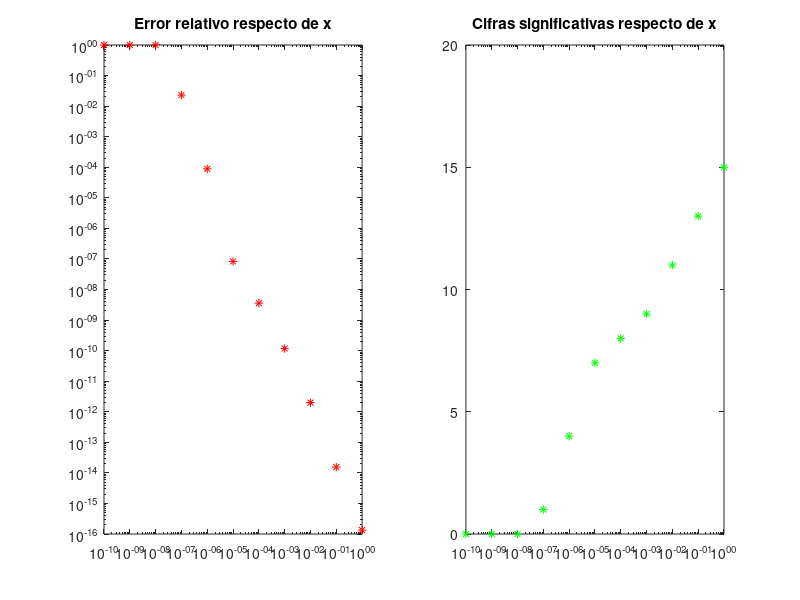

The MATLAB source for this figure:
clear;
clc;

%Representacion en coma flotante. Error relativo

    %Ejercicio 0
    
        %1.
%valor aprox de pi/4 sumando 100 primeros terminos de la serie
n = 0:99;               %100 primeros terminos
D = (-1).^ n;           %Dividendo
d = (2 .* n) + 1;       %divisor
x = D ./ d;             %terminos
    
%valor aproximado
vap = sum(x);
    
%calcula el error relativo y num cifras decimales 
v_real = pi/4;
er_abs = abs(v_real - vap);     %error absoluto
er_rel = er_abs / v_real;       %error relativo
ncif = floor(-log10(er_rel));   %cifras decimales garantizadas
    
        %2.
%valores aprox de e(exp(1)) dada sucesion CUIDADO NO SERIE, no sum(x)

%con n = 10
v_real = exp(1);
n = 10;
x = (1 + (1./n)).^ n;
er_abs = abs(v_real - x);
er_rel = er_abs / v_real;
ncif = floor(-log10(er_rel));

%con n = 10.^[1:15]
n = 10.^[1:15];
x = (1 + (1./n)) .^ n;
er_abs = abs(v_real - x);
er_rel = er_abs / v_real;
ncif = floor(-log10(er_rel));

%graficas de er_rel y ncif

% subplot(1,2,1), semilogy(er_rel,'*r'),title('Error relativo')
% subplot(1,2,2), plot(ncif,'*g'),title('Cifras significativas')

%menor numero de cifras significativas y pos.
[c,p]=min(ncif);

%Imprimir resultados con formato fprintf:
k=1:15;
% fprintf('k=%d, error rel:%3.2e, cif:%d \n',[k;er_rel;ncif])
    


    %3.
%evaluar f(x) y g(x) 
x=10.^-[0:10];

f = sqrt(1+x.^2) - 1;

Dg = x .^2;
dg = sqrt(1+x.^2) + 1;
g = Dg ./ dg;

%error relativo y representar
er_abs = abs(g - f);
er_rel = er_abs ./ g;

%grafica
% subplot(1,2,1),loglog(x,er_rel,'*r'),title('Error relativo')

%cifras significativas
ncif=floor(-log10(er_rel));
% subplot(1,2,2),semilogx(x,ncif,'*g'),title('Cifras significativas')

%imprimir resultados
n=[0:10];
% fprintf('n: %2d error rel: %3.2e n_cifras:%2d \n',[n;er_rel;ncif])


    %4.
%comparar resultados formulas equivalentes para valores grandes de x

x = 10.^[1:10];     %valores grandes de x

%evaluar 2 formulas
v_ex = 4 ./ (x + (sqrt( x.^2 - 4)));
v_aprox = x - sqrt(x .^2 - 4);

%error relativo
er_abs = abs(v_ex - v_aprox);
er_rel = er_abs ./ v_ex;

%cifras
ncif=floor(-log10(er_rel));

%representar respecto de x
% subplot(1,2,1),loglog(x,er_rel,'*r'),title('Error relativo respecto de x')
% subplot(1,2,2),semilogx(x,ncif,'*g'),title('Cifras significativas respecto de x')


%maximo/minimo num cifras dec y posicion

[mx,p] =max(ncif);
[mn,l] =min(ncif);

%imprimir
k = [1:10];
% fprintf('k: %2d error rel: %0.2e n_cifras: %2d \n',[k;er_rel;ncif])

x = 10 .^ (-[0:10]);
cota = eps(1) ./ sinh(x);

    %Ejercicio 1
    
x=10.^-[0:10];

%evaluar funciones
f = sqrt(1 + x.^2) - 1;

Dg = x.^2;
dg = sqrt(1 + x.^2) + 1;
g = Dg ./ dg;

%errores
er_abs = abs(g - f);
er_rel = er_abs ./ g;
ncif = floor(-log10(er_rel));

%graficas
subplot(1,2,1),loglog(x,er_rel,'*r'),title('Error relativo respecto de x')
subplot(1,2,2),semilogx(x,ncif,'*g'),title('Cifras significativas respecto de x')



    %Ejercicio 2


    




    
    
